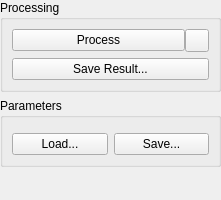
<?xml version="1.0" encoding="UTF-8"?>
<ui version="4.0">
 <class>CProcessorControlGuiComp</class>
 <widget class="QWidget" name="CProcessorControlGuiComp">
  <property name="geometry">
   <rect>
    <x>0</x>
    <y>0</y>
    <width>221</width>
    <height>200</height>
   </rect>
  </property>
  <layout class="QVBoxLayout" name="verticalLayout_3">
   <property name="margin">
    <number>0</number>
   </property>
   <item>
    <widget class="QGroupBox" name="groupBox">
     <property name="sizePolicy">
      <sizepolicy hsizetype="Preferred" vsizetype="Maximum">
       <horstretch>0</horstretch>
       <verstretch>0</verstretch>
      </sizepolicy>
     </property>
     <property name="title">
      <string>Processing</string>
     </property>
     <layout class="QVBoxLayout" name="verticalLayout_2">
      <item>
       <layout class="QHBoxLayout">
        <property name="spacing">
         <number>0</number>
        </property>
        <property name="margin">
         <number>0</number>
        </property>
        <item>
         <widget class="QPushButton" name="DataAcquisitionButton">
          <property name="sizePolicy">
           <sizepolicy hsizetype="Preferred" vsizetype="Fixed">
            <horstretch>0</horstretch>
            <verstretch>0</verstretch>
           </sizepolicy>
          </property>
          <property name="toolTip">
           <string>Do single processing step</string>
          </property>
          <property name="text">
           <string>Process</string>
          </property>
         </widget>
        </item>
        <item>
         <widget class="QToolButton" name="LiveDataAcquisitionButton">
          <property name="sizePolicy">
           <sizepolicy hsizetype="Fixed" vsizetype="Minimum">
            <horstretch>0</horstretch>
            <verstretch>0</verstretch>
           </sizepolicy>
          </property>
          <property name="toolTip">
           <string>Enable/disable continuous processing</string>
          </property>
          <property name="icon">
           <iconset resource="../iqtgui/iqtgui.qrc">
            <normaloff>:/Icons/AutoUpdate</normaloff>:/Icons/AutoUpdate</iconset>
          </property>
          <property name="checkable">
           <bool>true</bool>
          </property>
         </widget>
        </item>
       </layout>
      </item>
      <item>
       <widget class="QPushButton" name="SaveDataButton">
        <property name="sizePolicy">
         <sizepolicy hsizetype="Preferred" vsizetype="Fixed">
          <horstretch>0</horstretch>
          <verstretch>0</verstretch>
         </sizepolicy>
        </property>
        <property name="text">
         <string>Save Result...</string>
        </property>
       </widget>
      </item>
     </layout>
    </widget>
   </item>
   <item>
    <widget class="QGroupBox" name="ParamsGB">
     <property name="title">
      <string>Parameters</string>
     </property>
     <layout class="QVBoxLayout" name="verticalLayout">
      <item>
       <widget class="QFrame" name="ParamsFrame">
        <property name="sizePolicy">
         <sizepolicy hsizetype="Preferred" vsizetype="Preferred">
          <horstretch>0</horstretch>
          <verstretch>0</verstretch>
         </sizepolicy>
        </property>
        <property name="frameShape">
         <enum>QFrame::NoFrame</enum>
        </property>
        <property name="frameShadow">
         <enum>QFrame::Raised</enum>
        </property>
        <layout class="QVBoxLayout">
         <property name="spacing">
          <number>6</number>
         </property>
         <property name="margin">
          <number>0</number>
         </property>
        </layout>
       </widget>
      </item>
      <item>
       <layout class="QHBoxLayout" name="horizontalLayout">
        <item>
         <widget class="QPushButton" name="LoadParamsButton">
          <property name="sizePolicy">
           <sizepolicy hsizetype="Preferred" vsizetype="Fixed">
            <horstretch>0</horstretch>
            <verstretch>0</verstretch>
           </sizepolicy>
          </property>
          <property name="text">
           <string>Load...</string>
          </property>
         </widget>
        </item>
        <item>
         <widget class="QPushButton" name="SaveParamsButton">
          <property name="sizePolicy">
           <sizepolicy hsizetype="Preferred" vsizetype="Fixed">
            <horstretch>0</horstretch>
            <verstretch>0</verstretch>
           </sizepolicy>
          </property>
          <property name="text">
           <string>Save...</string>
          </property>
         </widget>
        </item>
       </layout>
      </item>
     </layout>
    </widget>
   </item>
   <item>
    <spacer name="verticalSpacer">
     <property name="orientation">
      <enum>Qt::Vertical</enum>
     </property>
     <property name="sizeHint" stdset="0">
      <size>
       <width>20</width>
       <height>0</height>
      </size>
     </property>
    </spacer>
   </item>
  </layout>
 </widget>
 <resources>
  <include location="../iqtgui/iqtgui.qrc"/>
 </resources>
 <connections/>
</ui>
